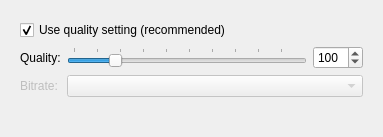
<?xml version="1.0" encoding="UTF-8"?>
<ui version="4.0">
 <class>aacConfigPage</class>
 <widget class="QWidget" name="aacConfigPage">
  <property name="geometry">
   <rect>
    <x>0</x>
    <y>0</y>
    <width>383</width>
    <height>137</height>
   </rect>
  </property>
  <property name="windowTitle">
   <string>AAC encoding configuration</string>
  </property>
  <layout class="QVBoxLayout" name="verticalLayout_2">
   <item>
    <widget class="QWidget" name="widget" native="true">
     <layout class="QVBoxLayout" name="verticalLayout">
      <item>
       <widget class="QCheckBox" name="aacUseQualityCheck">
        <property name="text">
         <string>Use quality setting (recommended)</string>
        </property>
        <property name="checked">
         <bool>true</bool>
        </property>
       </widget>
      </item>
      <item>
       <layout class="QFormLayout" name="formLayout">
        <item row="0" column="0">
         <widget class="QLabel" name="qualityLabel">
          <property name="text">
           <string extracomment="ACC preferences: label caption">Quality:</string>
          </property>
          <property name="buddy">
           <cstring>aacQualitySlider</cstring>
          </property>
         </widget>
        </item>
        <item row="0" column="1">
         <layout class="QHBoxLayout" name="horizontalLayout_6">
          <item>
           <widget class="QSlider" name="aacQualitySlider">
            <property name="sizePolicy">
             <sizepolicy hsizetype="Expanding" vsizetype="Fixed">
              <horstretch>0</horstretch>
              <verstretch>0</verstretch>
             </sizepolicy>
            </property>
            <property name="minimum">
             <number>10</number>
            </property>
            <property name="maximum">
             <number>500</number>
            </property>
            <property name="singleStep">
             <number>1</number>
            </property>
            <property name="pageStep">
             <number>25</number>
            </property>
            <property name="value">
             <number>100</number>
            </property>
            <property name="orientation">
             <enum>Qt::Horizontal</enum>
            </property>
            <property name="tickPosition">
             <enum>QSlider::TicksAbove</enum>
            </property>
            <property name="tickInterval">
             <number>50</number>
            </property>
           </widget>
          </item>
          <item>
           <widget class="QSpinBox" name="aacQualitySpin">
            <property name="minimumSize">
             <size>
              <width>50</width>
              <height>0</height>
             </size>
            </property>
            <property name="minimum">
             <number>10</number>
            </property>
            <property name="maximum">
             <number>500</number>
            </property>
            <property name="value">
             <number>100</number>
            </property>
           </widget>
          </item>
         </layout>
        </item>
        <item row="1" column="0">
         <widget class="QLabel" name="bitrateLabel">
          <property name="enabled">
           <bool>false</bool>
          </property>
          <property name="text">
           <string extracomment="ACC preferences: label caption">Bitrate:</string>
          </property>
          <property name="buddy">
           <cstring>aacBitrateCbx</cstring>
          </property>
         </widget>
        </item>
        <item row="1" column="1">
         <widget class="QComboBox" name="aacBitrateCbx">
          <property name="enabled">
           <bool>false</bool>
          </property>
          <property name="toolTip">
           <string>Sets target bitrate (in kb/s).</string>
          </property>
         </widget>
        </item>
       </layout>
      </item>
     </layout>
    </widget>
   </item>
  </layout>
 </widget>
 <tabstops>
  <tabstop>aacUseQualityCheck</tabstop>
  <tabstop>aacQualitySlider</tabstop>
  <tabstop>aacQualitySpin</tabstop>
 </tabstops>
 <resources/>
 <connections>
  <connection>
   <sender>aacQualitySlider</sender>
   <signal>valueChanged(int)</signal>
   <receiver>aacQualitySpin</receiver>
   <slot>setValue(int)</slot>
   <hints>
    <hint type="sourcelabel">
     <x>274</x>
     <y>61</y>
    </hint>
    <hint type="destinationlabel">
     <x>316</x>
     <y>63</y>
    </hint>
   </hints>
  </connection>
  <connection>
   <sender>aacQualitySpin</sender>
   <signal>valueChanged(int)</signal>
   <receiver>aacQualitySlider</receiver>
   <slot>setValue(int)</slot>
   <hints>
    <hint type="sourcelabel">
     <x>311</x>
     <y>52</y>
    </hint>
    <hint type="destinationlabel">
     <x>286</x>
     <y>54</y>
    </hint>
   </hints>
  </connection>
 </connections>
</ui>
